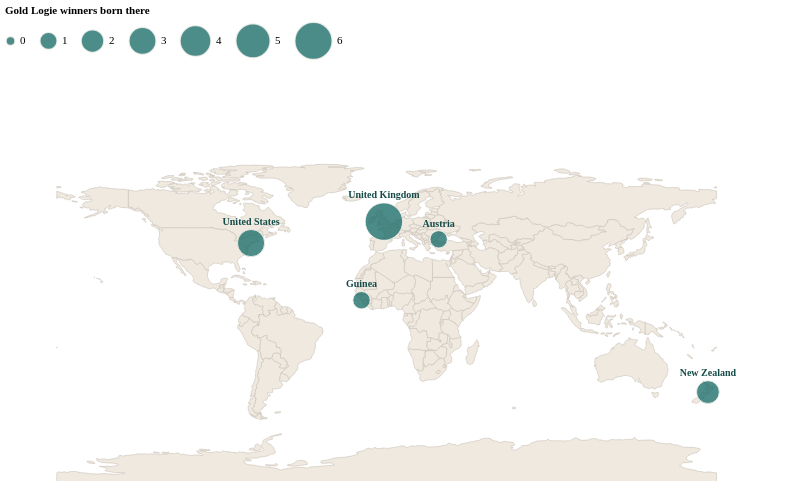

Write the Vega-Lite specification saved for this chart.
### Vega-Lite specification from a JSON file in a GitHub repository (floating-point values rounded to 4 significant figures; data arrays with more than 128 entries replaced by an {"elided": "..."} marker saying what was removed)
{"$schema": "https://vega.github.io/schema/vega-lite/v5.json", "width": 800, "height": 400, "data": {"values": {"type": "Topology", "objects": {"countries": {"type": "GeometryCollection", "geometries": [{"type": "MultiPolygon", "arcs": [[[0]], [[1]]], "id": "242", "properties": {"name": "Fiji"}}, {"type": "Polygon", "arcs": [[2, 3, 4, 5, 6, 7, 8, 9, 10]], "id": "834", "properties": {"name": "Tanzania"}}, {"type": "Polygon", "arcs": [[11, 12, 13, 14]], "id": "732", "properties": {"name": "W. Sahara"}}, {"type": "MultiPolygon", "arcs": [[[15, 16, 17, 18]], [[19]], [[20]], [[21]], [[22]], [[23]], [[24]], [[25]], [[26]], [[27]], [[28]], [[29]], [[30]], [[31]], [[32]], [[33]], [[34]], [[35]], [[36]], [[37]], [[38]], [[39]], [[40]], [[41]], [[42]], [[43]], [[44]], [[45]], [[46]], [[47]]], "id": "124", "properties": {"name": "Canada"}}, {"type": "MultiPolygon", "arcs": [[[-19, 48, 49, 50]], [[51]], [[52]], [[53]], [[54]], [[55]], [[56]], [[57]], [[-17, 58]], [[59]]], "id": "840", "properties": {"name": "United States of America"}}, {"type": "Polygon", "arcs": [[60, 61, 62, 63, 64, 65]], "id": "398", "properties": {"name": "Kazakhstan"}}, {"type": "Polygon", "arcs": [[-63, 66, 67, 68, 69]], "id": "860", "properties": {"name": "Uzbekistan"}}, {"type": "MultiPolygon", "arcs": [[[70, 71]], [[72]], [[73]], [[74]]], "id": "598", "properties": {"name": "Papua New Guinea"}}, {"type": "MultiPolygon", "arcs": [[[-72, 75]], [[76, 77]], [[78]], [[79, 80]], [[81]], [[82]], [[83]], [[84]], [[85]], [[86]], [[87]], [[88]], [[89]]], "id": "360", "properties": {"name": "Indonesia"}}, {"type": "MultiPolygon", "arcs": [[[90, 91]], [[92, 93, 94, 95, 96, 97]]], "id": "032", "properties": {"name": "Argentina"}}, {"type": "MultiPolygon", "arcs": [[[-92, 98]], [[99, -95, 100, 101]]], "id": "152", "properties": {"name": "Chile"}}, {"type": "Polygon", "arcs": [[-8, 102, 103, 104, 105, 106, 107, 108, 109, 110, 111]], "id": "180", "properties": {"name": "Dem. Rep. Congo"}}, {"type": "Polygon", "arcs": [[112, 113, 114, 115]], "id": "706", "properties": {"name": "Somalia"}}, {"type": "Polygon", "arcs": [[-3, 116, 117, 118, -113, 119]], "id": "404", "properties": {"name": "Kenya"}}, {"type": "Polygon", "arcs": [[120, 121, 122, 123, 124, 125, 126, 127]], "id": "729", "properties": {"name": "Sudan"}}, {"type": "Polygon", "arcs": [[-122, 128, 129, 130, 131]], "id": "148", "properties": {"name": "Chad"}}, {"type": "Polygon", "arcs": [[132, 133]], "id": "332", "properties": {"name": "Haiti"}}, {"type": "Polygon", "arcs": [[-133, 134]], "id": "214", "properties": {"name": "Dominican Rep."}}, {"type": "MultiPolygon", "arcs": [[[135]], [[136]], [[137]], [[138]], [[139]], [[140]], [[141, 142, 143]], [[144]], [[145]], [[146, 147, 148, 149, -66, 150, 151, 152, 153, 154, 155, 156, 157, 158, 159, 160, 161]], [[162]], [[163, 164]]], "id": "643", "properties": {"name": "Russia"}}, {"type": "MultiPolygon", "arcs": [[[165]], [[166]], [[167]]], "id": "044", "properties": {"name": "Bahamas"}}, {"type": "Polygon", "arcs": [[168]], "id": "238", "properties": {"name": "Falkland Is."}}, {"type": "MultiPolygon", "arcs": [[[169]], [[-161, 170, 171, 172]], [[173]], [[174]]], "id": "578", "properties": {"name": "Norway"}}, {"type": "Polygon", "arcs": [[175]], "id": "304", "properties": {"name": "Greenland"}}, {"type": "Polygon", "arcs": [[176]], "id": "260", "properties": {"name": "Fr. S. Antarctic Lands"}}, {"type": "Polygon", "arcs": [[177, -77]], "id": "626", "properties": {"name": "Timor-Leste"}}, {"type": "Polygon", "arcs": [[178, 179, 180, 181, 182, 183, 184], [185]], "id": "710", "properties": {"name": "South Africa"}}, {"type": "Polygon", "arcs": [[-186]], "id": "426", "properties": {"name": "Lesotho"}}, {"type": "Polygon", "arcs": [[-50, 186, 187, 188, 189]], "id": "484", "properties": {"name": "Mexico"}}, {"type": "Polygon", "arcs": [[190, 191, -93]], "id": "858", "properties": {"name": "Uruguay"}}, {"type": "Polygon", "arcs": [[-191, -98, 192, 193, 194, 195, 196, 197, 198, 199, 200]], "id": "076", "properties": {"name": "Brazil"}}, {"type": "Polygon", "arcs": [[-194, 201, -96, -100, 202]], "id": "068", "properties": {"name": "Bolivia"}}, {"type": "Polygon", "arcs": [[-195, -203, -102, 203, 204, 205]], "id": "604", "properties": {"name": "Peru"}}, {"type": "Polygon", "arcs": [[-196, -206, 206, 207, 208, 209, 210]], "id": "170", "properties": {"name": "Colombia"}}, {"type": "Polygon", "arcs": [[-209, 211, 212, 213]], "id": "591", "properties": {"name": "Panama"}}, {"type": "Polygon", "arcs": [[-213, 214, 215, 216]], "id": "188", "properties": {"name": "Costa Rica"}}, {"type": "Polygon", "arcs": [[-216, 217, 218, 219]], "id": "558", "properties": {"name": "Nicaragua"}}, {"type": "Polygon", "arcs": [[-219, 220, 221, 222, 223]], "id": "340", "properties": {"name": "Honduras"}}, {"type": "Polygon", "arcs": [[-222, 224, 225]], "id": "222", "properties": {"name": "El Salvador"}}, {"type": "Polygon", "arcs": [[-189, 226, 227, -223, -226, 228]], "id": "320", "properties": {"name": "Guatemala"}}, {"type": "Polygon", "arcs": [[-188, 229, -227]], "id": "084", "properties": {"name": "Belize"}}, {"type": "Polygon", "arcs": [[-197, -211, 230, 231]], "id": "862", "properties": {"name": "Venezuela"}}, {"type": "Polygon", "arcs": [[-198, -232, 232, 233]], "id": "328", "properties": {"name": "Guyana"}}, {"type": "Polygon", "arcs": [[-199, -234, 234, 235]], "id": "740", "properties": {"name": "Suriname"}}, {"type": "MultiPolygon", "arcs": [[[-200, -236, 236]], [[237, 238, 239, 240, 241, 242, 243, 244]], [[245]]], "id": "250", "properties": {"name": "France"}}, {"type": "Polygon", "arcs": [[-205, 246, -207]], "id": "218", "properties": {"name": "Ecuador"}}, {"type": "Polygon", "arcs": [[247]], "id": "630", "properties": {"name": "Puerto Rico"}}, {"type": "Polygon", "arcs": [[248]], "id": "388", "properties": {"name": "Jamaica"}}, {"type": "Polygon", "arcs": [[249]], "id": "192", "properties": {"name": "Cuba"}}, {"type": "Polygon", "arcs": [[-181, 250, 251, 252]], "id": "716", "properties": {"name": "Zimbabwe"}}, {"type": "Polygon", "arcs": [[-180, 253, 254, -251]], "id": "072", "properties": {"name": "Botswana"}}, {"type": "Polygon", "arcs": [[-179, 255, 256, 257, -254]], "id": "516", "properties": {"name": "Namibia"}}, {"type": "Polygon", "arcs": [[258, 259, 260, 261, 262, 263, 264]], "id": "686", "properties": {"name": "Senegal"}}, {"type": "Polygon", "arcs": [[-261, 265, 266, 267, 268, 269, 270]], "id": "466", "properties": {"name": "Mali"}}, {"type": "Polygon", "arcs": [[-13, 271, -266, -260, 272]], "id": "478", "properties": {"name": "Mauritania"}}, {"type": "Polygon", "arcs": [[273, 274, 275, 276, 277]], "id": "204", "properties": {"name": "Benin"}}, {"type": "Polygon", "arcs": [[-131, 278, 279, -277, 280, -268, 281, 282]], "id": "562", "properties": {"name": "Niger"}}, {"type": "Polygon", "arcs": [[-278, -280, 283, 284]], "id": "566", "properties": {"name": "Nigeria"}}, {"type": "Polygon", "arcs": [[-130, 285, 286, 287, 288, 289, -284, -279]], "id": "120", "properties": {"name": "Cameroon"}}, {"type": "Polygon", "arcs": [[-275, 290, 291, 292]], "id": "768", "properties": {"name": "Togo"}}, {"type": "Polygon", "arcs": [[-292, 293, 294, 295]], "id": "288", "properties": {"name": "Ghana"}}, {"type": "Polygon", "arcs": [[-270, 296, -295, 297, 298, 299]], "id": "384", "properties": {"name": "Côte d'Ivoire"}}, {"type": "Polygon", "arcs": [[-262, -271, -300, 300, 301, 302, 303]], "id": "324", "properties": {"name": "Guinea"}}, {"type": "Polygon", "arcs": [[-263, -304, 304]], "id": "624", "properties": {"name": "Guinea-Bissau"}}, {"type": "Polygon", "arcs": [[-299, 305, 306, -301]], "id": "430", "properties": {"name": "Liberia"}}, {"type": "Polygon", "arcs": [[-302, -307, 307]], "id": "694", "properties": {"name": "Sierra Leone"}}, {"type": "Polygon", "arcs": [[-269, -281, -276, -293, -296, -297]], "id": "854", "properties": {"name": "Burkina Faso"}}, {"type": "Polygon", "arcs": [[-108, 308, -286, -129, -121, 309]], "id": "140", "properties": {"name": "Central African Rep."}}, {"type": "Polygon", "arcs": [[-107, 310, 311, 312, -287, -309]], "id": "178", "properties": {"name": "Congo"}}, {"type": "Polygon", "arcs": [[-288, -313, 313, 314]], "id": "266", "properties": {"name": "Gabon"}}, {"type": "Polygon", "arcs": [[-289, -315, 315]], "id": "226", "properties": {"name": "Eq. Guinea"}}, {"type": "Polygon", "arcs": [[-7, 316, 317, -252, -255, -258, 318, -103]], "id": "894", "properties": {"name": "Zambia"}}, {"type": "Polygon", "arcs": [[-6, 319, -317]], "id": "454", "properties": {"name": "Malawi"}}, {"type": "Polygon", "arcs": [[-5, 320, -184, 321, -182, -253, -318, -320]], "id": "508", "properties": {"name": "Mozambique"}}, {"type": "Polygon", "arcs": [[-183, -322]], "id": "748", "properties": {"name": "eSwatini"}}, {"type": "MultiPolygon", "arcs": [[[-106, 322, -311]], [[-104, -319, -257, 323]]], "id": "024", "properties": {"name": "Angola"}}, {"type": "Polygon", "arcs": [[-9, -112, 324]], "id": "108", "properties": {"name": "Burundi"}}, {"type": "Polygon", "arcs": [[325, 326, 327, 328, 329, 330, 331]], "id": "376", "properties": {"name": "Israel"}}, {"type": "Polygon", "arcs": [[-331, 332, 333]], "id": "422", "properties": {"name": "Lebanon"}}, {"type": "Polygon", "arcs": [[334]], "id": "450", "properties": {"name": "Madagascar"}}, {"type": "Polygon", "arcs": [[-327, 335]], "id": "275", "properties": {"name": "Palestine"}}, {"type": "Polygon", "arcs": [[-265, 336]], "id": "270", "properties": {"name": "Gambia"}}, {"type": "Polygon", "arcs": [[337, 338, 339]], "id": "788", "properties": {"name": "Tunisia"}}, {"type": "Polygon", "arcs": [[-12, 340, 341, -338, 342, -282, -267, -272]], "id": "012", "properties": {"name": "Algeria"}}, {"type": "Polygon", "arcs": [[-326, 343, 344, 345, 346, -328, -336]], "id": "400", "properties": {"name": "Jordan"}}, {"type": "Polygon", "arcs": [[347, 348, 349, 350, 351]], "id": "784", "properties": {"name": "United Arab Emirates"}}, {"type": "Polygon", "arcs": [[352, 353]], "id": "634", "properties": {"name": "Qatar"}}, {"type": "Polygon", "arcs": [[354, 355, 356]], "id": "414", "properties": {"name": "Kuwait"}}, {"type": "Polygon", "arcs": [[-345, 357, 358, 359, 360, -357, 361]], "id": "368", "properties": {"name": "Iraq"}}, {"type": "MultiPolygon", "arcs": [[[-351, 362, 363, 364]], [[-349, 365]]], "id": "512", "properties": {"name": "Oman"}}, {"type": "MultiPolygon", "arcs": [[[366]], [[367]]], "id": "548", "properties": {"name": "Vanuatu"}}, {"type": "Polygon", "arcs": [[368, 369, 370, 371]], "id": "116", "properties": {"name": "Cambodia"}}, {"type": "Polygon", "arcs": [[-369, 372, 373, 374, 375, 376]], "id": "764", "properties": {"name": "Thailand"}}, {"type": "Polygon", "arcs": [[-370, -377, 377, 378, 379]], "id": "418", "properties": {"name": "Laos"}}, {"type": "Polygon", "arcs": [[-376, 380, 381, 382, 383, -378]], "id": "104", "properties": {"name": "Myanmar"}}, {"type": "Polygon", "arcs": [[-371, -380, 384, 385]], "id": "704", "properties": {"name": "Vietnam"}}, {"type": "MultiPolygon", "arcs": [[[386, 386, 386]], [[-147, 387, 388, 389, 390]]], "id": "408", "properties": {"name": "North Korea"}}, {"type": "Polygon", "arcs": [[-389, 391]], "id": "410", "properties": {"name": "South Korea"}}, {"type": "Polygon", "arcs": [[-149, 392]], "id": "496", "properties": {"name": "Mongolia"}}, {"type": "Polygon", "arcs": [[-383, 393, 394, 395, 396, 397, 398, 399, 400]], "id": "356", "properties": {"name": "India"}}, {"type": "Polygon", "arcs": [[-382, 401, -394]], "id": "050", "properties": {"name": "Bangladesh"}}, {"type": "Polygon", "arcs": [[-400, 402]], "id": "064", "properties": {"name": "Bhutan"}}, {"type": "Polygon", "arcs": [[-398, 403]], "id": "524", "properties": {"name": "Nepal"}}, {"type": "Polygon", "arcs": [[-396, 404, 405, 406, 407]], "id": "586", "properties": {"name": "Pakistan"}}, {"type": "Polygon", "arcs": [[-69, 408, 409, -407, 410, 411]], "id": "004", "properties": {"name": "Afghanistan"}}, {"type": "Polygon", "arcs": [[-68, 412, 413, -409]], "id": "762", "properties": {"name": "Tajikistan"}}, {"type": "Polygon", "arcs": [[-62, 414, -413, -67]], "id": "417", "properties": {"name": "Kyrgyzstan"}}, {"type": "Polygon", "arcs": [[-64, -70, -412, 415, 416]], "id": "795", "properties": {"name": "Turkmenistan"}}, {"type": "Polygon", "arcs": [[-360, 417, 418, 419, 420, 421, -416, -411, -406, 422]], "id": "364", "properties": {"name": "Iran"}}, {"type": "Polygon", "arcs": [[-332, -334, 423, 424, -358, -344]], "id": "760", "properties": {"name": "Syria"}}, {"type": "Polygon", "arcs": [[-420, 425, 426, 427, 428]], "id": "051", "properties": {"name": "Armenia"}}, {"type": "Polygon", "arcs": [[-172, 429, 430]], "id": "752", "properties": {"name": "Sweden"}}, {"type": "Polygon", "arcs": [[-156, 431, 432, 433, 434]], "id": "112", "properties": {"name": "Belarus"}}, {"type": "Polygon", "arcs": [[-155, 435, -164, 436, 437, 438, 439, 440, 441, 442, -432]], "id": "804", "properties": {"name": "Ukraine"}}, {"type": "Polygon", "arcs": [[-433, -443, 443, 444, 445, 446, -142, 447]], "id": "616", "properties": {"name": "Poland"}}, {"type": "Polygon", "arcs": [[448, 449, 450, 451, 452, 453, 454]], "id": "040", "properties": {"name": "Austria"}}, {"type": "Polygon", "arcs": [[-441, 455, 456, 457, 458, -449, 459]], "id": "348", "properties": {"name": "Hungary"}}, {"type": "Polygon", "arcs": [[-439, 460]], "id": "498", "properties": {"name": "Moldova"}}, {"type": "Polygon", "arcs": [[-438, 461, 462, 463, -456, -440, -461]], "id": "642", "properties": {"name": "Romania"}}, {"type": "Polygon", "arcs": [[-434, -448, -144, 464, 465]], "id": "440", "properties": {"name": "Lithuania"}}, {"type": "Polygon", "arcs": [[-157, -435, -466, 466, 467]], "id": "428", "properties": {"name": "Latvia"}}, {"type": "Polygon", "arcs": [[-158, -468, 468]], "id": "233", "properties": {"name": "Estonia"}}, {"type": "Polygon", "arcs": [[-446, 469, -453, 470, -238, 471, 472, 473, 474, 475, 476]], "id": "276", "properties": {"name": "Germany"}}, {"type": "Polygon", "arcs": [[-463, 477, 478, 479, 480, 481]], "id": "100", "properties": {"name": "Bulgaria"}}, {"type": "MultiPolygon", "arcs": [[[482]], [[-480, 483, 484, 485, 486]]], "id": "300", "properties": {"name": "Greece"}}, {"type": "MultiPolygon", "arcs": [[[-359, -425, 487, 488, -427, -418]], [[-479, 489, -484]]], "id": "792", "properties": {"name": "Turkey"}}, {"type": "Polygon", "arcs": [[-486, 490, 491, 492, 493]], "id": "008", "properties": {"name": "Albania"}}, {"type": "Polygon", "arcs": [[-458, 494, 495, 496, 497, 498]], "id": "191", "properties": {"name": "Croatia"}}, {"type": "Polygon", "arcs": [[-452, 499, -239, -471]], "id": "756", "properties": {"name": "Switzerland"}}, {"type": "Polygon", "arcs": [[-472, -245, 500]], "id": "442", "properties": {"name": "Luxembourg"}}, {"type": "Polygon", "arcs": [[-473, -501, -244, 501, 502]], "id": "056", "properties": {"name": "Belgium"}}, {"type": "Polygon", "arcs": [[-474, -503, 503]], "id": "528", "properties": {"name": "Netherlands"}}, {"type": "Polygon", "arcs": [[504, 505]], "id": "620", "properties": {"name": "Portugal"}}, {"type": "Polygon", "arcs": [[-505, 506, -242, 507]], "id": "724", "properties": {"name": "Spain"}}, {"type": "Polygon", "arcs": [[508, 509]], "id": "372", "properties": {"name": "Ireland"}}, {"type": "Polygon", "arcs": [[510]], "id": "540", "properties": {"name": "New Caledonia"}}, {"type": "MultiPolygon", "arcs": [[[511]], [[512]], [[513]], [[514]], [[515]]], "id": "090", "properties": {"name": "Solomon Is."}}, {"type": "MultiPolygon", "arcs": [[[516]], [[517]]], "id": "554", "properties": {"name": "New Zealand"}}, {"type": "MultiPolygon", "arcs": [[[518]], [[519]]], "id": "036", "properties": {"name": "Australia"}}, {"type": "Polygon", "arcs": [[520]], "id": "144", "properties": {"name": "Sri Lanka"}}, {"type": "MultiPolygon", "arcs": [[[521]], [[-61, -150, -393, -148, -391, 522, -385, -379, -384, -401, -403, -399, -404, -397, -408, -410, -414, -415]]], "id": "156", "properties": {"name": "China"}}, {"type": "Polygon", "arcs": [[523]], "id": "158", "properties": {"name": "Taiwan"}}, {"type": "MultiPolygon", "arcs": [[[-451, 524, 525, -240, -500]], [[526]], [[527]]], "id": "380", "properties": {"name": "Italy"}}, {"type": "MultiPolygon", "arcs": [[[-476, 528]], [[529]]], "id": "208", "properties": {"name": "Denmark"}}, {"type": "MultiPolygon", "arcs": [[[-510, 530]], [[531]]], "id": "826", "properties": {"name": "United Kingdom"}}, {"type": "Polygon", "arcs": [[532]], "id": "352", "properties": {"name": "Iceland"}}, {"type": "MultiPolygon", "arcs": [[[-152, 533, -421, -429, 534]], [[-419, -426]]], "id": "031", "properties": {"name": "Azerbaijan"}}, {"type": "Polygon", "arcs": [[-153, -535, -428, -489, 535]], "id": "268", "properties": {"name": "Georgia"}}, {"type": "MultiPolygon", "arcs": [[[536]], [[537]], [[538]], [[539]], [[540]], [[541]], [[542]]], "id": "608", "properties": {"name": "Philippines"}}, {"type": "MultiPolygon", "arcs": [[[-374, 543]], [[-81, 544, 545, 546]]], "id": "458", "properties": {"name": "Malaysia"}}, {"type": "Polygon", "arcs": [[-546, 547]], "id": "096", "properties": {"name": "Brunei"}}, {"type": "Polygon", "arcs": [[-450, -459, -499, 548, -525]], "id": "705", "properties": {"name": "Slovenia"}}, {"type": "Polygon", "arcs": [[-160, 549, -430, -171]], "id": "246", "properties": {"name": "Finland"}}, {"type": "Polygon", "arcs": [[-442, -460, -455, 550, -444]], "id": "703", "properties": {"name": "Slovakia"}}, {"type": "Polygon", "arcs": [[-445, -551, -454, -470]], "id": "203", "properties": {"name": "Czechia"}}, {"type": "Polygon", "arcs": [[-126, 551, 552, 553]], "id": "232", "properties": {"name": "Eritrea"}}, {"type": "MultiPolygon", "arcs": [[[554]], [[555]], [[556]]], "id": "392", "properties": {"name": "Japan"}}, {"type": "Polygon", "arcs": [[-193, -97, -202]], "id": "600", "properties": {"name": "Paraguay"}}, {"type": "Polygon", "arcs": [[-364, 557, 558]], "id": "887", "properties": {"name": "Yemen"}}, {"type": "Polygon", "arcs": [[-346, -362, -356, 559, -354, 560, -352, -365, -559, 561]], "id": "682", "properties": {"name": "Saudi Arabia"}}, {"type": "MultiPolygon", "arcs": [[[562]], [[563]], [[564]], [[565]], [[566]], [[567]], [[568]], [[569]]], "id": "010", "properties": {"name": "Antarctica"}}, {"type": "Polygon", "arcs": [[570, 571]], "properties": {"name": "N. Cyprus"}}, {"type": "Polygon", "arcs": [[-572, 572]], "id": "196", "properties": {"name": "Cyprus"}}, {"type": "Polygon", "arcs": [[-341, -15, 573]], "id": "504", "properties": {"name": "Morocco"}}, {"type": "Polygon", "arcs": [[-124, 574, 575, -329, 576]], "id": "818", "properties": {"name": "Egypt"}}, {"type": "Polygon", "arcs": [[-123, -132, -283, -343, -340, 577, -575]], "id": "434", "properties": {"name": "Libya"}}, {"type": "Polygon", "arcs": [[-114, -119, 578, -127, -554, 579, 580]], "id": "231", "properties": {"name": "Ethiopia"}}, {"type": "Polygon", "arcs": [[-553, 581, 582, -580]], "id": "262", "properties": {"name": "Djibouti"}}, {"type": "Polygon", "arcs": [[-115, -581, -583, 583]], "properties": {"name": "Somaliland"}}, {"type": "Polygon", "arcs": [[-11, 584, -110, 585, -117]], "id": "800", "properties": {"name": "Uganda"}}, {"type": "Polygon", "arcs": [[-10, -325, -111, -585]], "id": "646", "properties": {"name": "Rwanda"}}, {"type": "Polygon", "arcs": [[-496, 586, 587]], "id": "070", "properties": {"name": "Bosnia and Herz."}}, {"type": "Polygon", "arcs": [[-481, -487, -494, 588, 589]], "id": "807", "properties": {"name": "Macedonia"}}, {"type": "Polygon", "arcs": [[-457, -464, -482, -590, 590, 591, -587, -495]], "id": "688", "properties": {"name": "Serbia"}}, {"type": "Polygon", "arcs": [[-492, 592, -497, -588, -592, 593]], "id": "499", "properties": {"name": "Montenegro"}}, {"type": "Polygon", "arcs": [[-493, -594, -591, -589]], "properties": {"name": "Kosovo"}}, {"type": "Polygon", "arcs": [[594]], "id": "780", "properties": {"name": "Trinidad and Tobago"}}, {"type": "Polygon", "arcs": [[-109, -310, -128, -579, -118, -586]], "id": "728", "properties": {"name": "S. Sudan"}}]}, "land": {"type": "GeometryCollection", "geometries": [{"type": "MultiPolygon", "arcs": {"elided": "124 rows, 268 int values in total"}}]}}, "arcs": {"elided": "595 rows, 16492 int values in total"}, "bbox": [-180, -85.61, 180, 83.65], "transform": {"scale": [0.0036, 0.001693], "translate": [-180, -85.61]}}, "format": {"type": "topojson", "feature": "countries"}}, "projection": {"type": "equirectangular", "center": [10, 20], "scale": 105}, "layer": [{"mark": {"type": "geoshape", "fill": "#efe9df", "stroke": "#c9c2b8", "strokeWidth": 0.6}}, {"data": {"values": [{"country": "United Kingdom", "winners": 6, "lat": 52.41, "lon": -1.51}, {"country": "United States", "winners": 3, "lat": 40.7, "lon": -74.0}, {"country": "New Zealand", "winners": 2, "lat": -40.62, "lon": 175.3}, {"country": "Austria", "winners": 1, "lat": 42.75, "lon": 28.38}, {"country": "Guinea", "winners": 1, "lat": 9.509, "lon": -13.71}]}, "mark": {"type": "circle", "filled": true, "opacity": 0.8, "stroke": "#faf7f2", "strokeWidth": 1, "color": "#1f6f6b"}, "encoding": {"longitude": {"field": "lon", "type": "quantitative"}, "latitude": {"field": "lat", "type": "quantitative"}, "size": {"field": "winners", "type": "quantitative", "scale": {"domain": [0, 6], "range": [80, 1400]}, "legend": {"title": "Gold Logie winners born there", "orient": "top", "direction": "horizontal", "gradientLength": 200, "titleFontSize": 11, "labelFontSize": 11}}, "tooltip": [{"field": "country", "title": "Country"}, {"field": "winners", "title": "Gold Logie winners born there"}]}}, {"data": {"values": [{"country": "United Kingdom", "lon": -1.51, "lat": 67.2}, {"country": "United States", "lon": -74.0, "lat": 52.32}, {"country": "New Zealand", "lon": 175.3, "lat": -30.31}, {"country": "Austria", "lon": 28.38, "lat": 51.37}, {"country": "Guinea", "lon": -13.71, "lat": 18.13}]}, "mark": {"type": "text", "fontSize": 10, "fontWeight": "bold", "color": "#134b48", "align": "center", "baseline": "middle"}, "encoding": {"longitude": {"field": "lon", "type": "quantitative"}, "latitude": {"field": "lat", "type": "quantitative"}, "text": {"field": "country"}}}], "config": {"background": "transparent", "view": {"stroke": null}, "font": "'Georgia', 'Times New Roman', serif"}}
